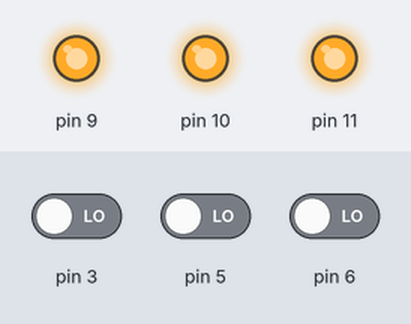
The sketch below on a simulated Arduino Uno, built with avr-gcc and run on an emulated ATmega328P. On the bench: output pins drawn as LEDs (lit = HIGH). Inputs (shaded band) come from the test bench; at power-on: pin 3 LOW, pin 5 LOW, pin 6 LOW.

Above: at 1.2 s.
1.3 s: pin 3 driven HIGH
At 1.6 s:
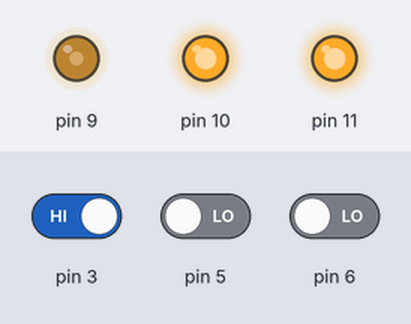
2.8 s: pin 5 driven HIGH
At 3.2 s:
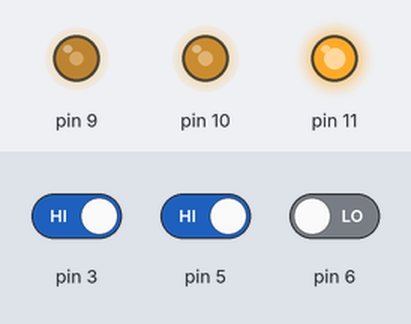
4.3 s: pin 6 driven HIGH
At 5.1 s:
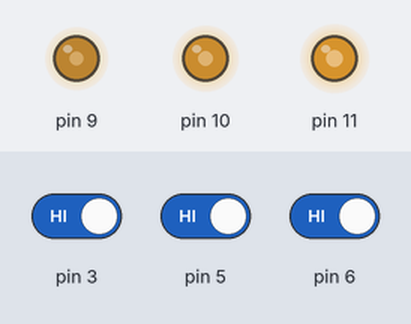
5.8 s: pin 3 driven LOW
At 7.0 s:
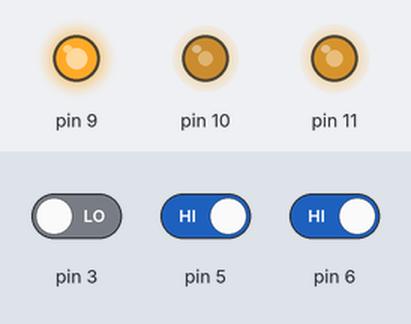
7.3 s: pin 5 driven LOW
At 8.5 s:
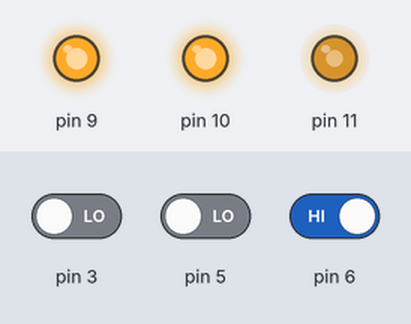
8.8 s: pin 6 driven LOW
At 9.2 s:
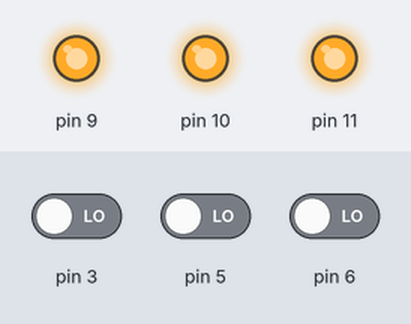
Timing chart, 0 to 11.3 s (numbered marks = the images above; inputs shaded):
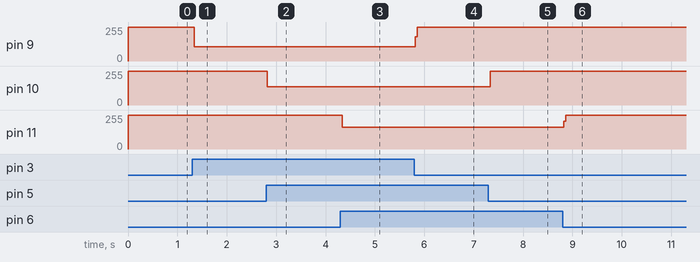

The sketch:

exercise2.3.ino
```cpp
void setup() {
  // put your setup code here, to run once:
  pinMode(9, OUTPUT);
  pinMode(10, OUTPUT);
  pinMode(11, OUTPUT);
  pinMode(3, INPUT);
  pinMode(5, INPUT);
  pinMode(6, INPUT);
}

void loop() {
    digitalWrite(9, HIGH);
    digitalWrite(10, HIGH);
    digitalWrite(11, HIGH);
  if (digitalRead(3) == HIGH) {
    digitalWrite(9, LOW);
  } else {
    digitalWrite(9, HIGH);
  }

  if (digitalRead(5) == HIGH) {
    digitalWrite(10, LOW);
  } else {
    digitalWrite(10, HIGH);
  }

  if (digitalRead(6) == HIGH) {
    digitalWrite(11, LOW);
  } else {
    digitalWrite(11, HIGH);
  }


}
```

Measured:
- after the input at 1.3 s, pin 9: 255/255 → 108/255 at once
- after the input at 2.8 s, pin 10: 255/255 → 136/255 at once
- after the input at 4.3 s, pin 11: 255/255 → 163/255 at once
- after the input at 5.8 s, pin 9: 108/255 → 255/255 at once
- after the input at 7.3 s, pin 10: 136/255 → 255/255 at once
- after the input at 8.8 s, pin 11: 163/255 → 255/255 at once
